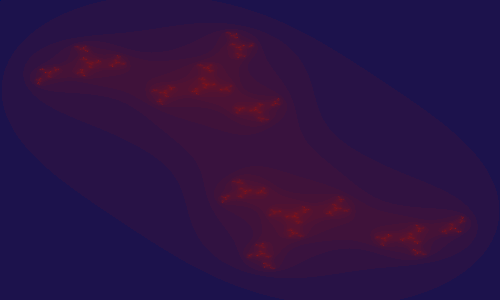
Frame 1 (no input)
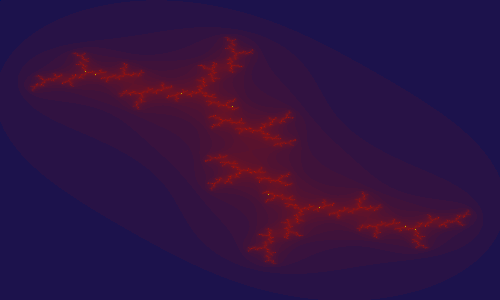
Frame 60 (the mouse pressed at the canvas centre just before this capture)
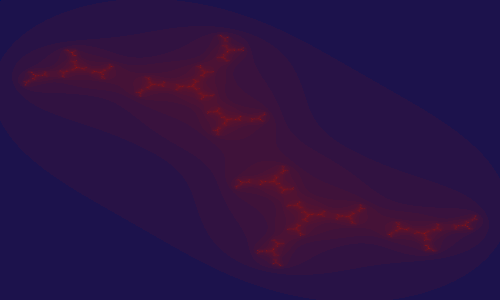
Frame 120 (the mouse held since frame 60 and released just before this capture)

The Processing sketch that drew these frames (run headless with seeded random() and noise(); from frame 60 on, the mouse is pressed at the canvas centre):

// Processing sketch: processing_84302
// ── processing_84302.pde

color bkColor = color(0,0,0);
int kk=0;
void setup() {  
  size( 500, 300);
  frameRate(30);
  background(bkColor);
  
}

void draw(){
float x, y, cre=0, cim=1;
int j = 0;
int k =0;
int period = 40;
float modsqr;
float x1, y1;
  kk++;
  
 cre = 0.0 + .1*cos(PI*kk/91);
 cim = 1+.1*sin(PI*kk/51);
//cre = cre + .0001* random(-500, 500);
//cim = cim+.0001*random(-500, 500);  
background(bkColor);
while( j <height+1){
for(int i=0; i<width; i++)  
  {   
      x = -1.5 + 3.0* i/width;
      y = 1.5 - 3.0* j/height;
      modsqr = x*x + y*y;
      stroke(255, 250, 0);
 		while ((k<period) && (modsqr<4.5)) {
			x1 = cre+(x*x-y*y);
                        y1 = 2*x*y + cim ;
			x = x1;
			y = y1;
			modsqr = x*x+y*y;
			k++;
		}
		 for(int ii=0; ii<period; ii++)  
      {   
        if (k==ii ) {
          //   stroke(colA[floor(k/2)]);
                  //  stroke(sqrt(ii)*40, sqrt(sqrt(ii))*100, 0.5*(200-sqrt(ii)*40));
         stroke(sqrt(ii)*40, 25, 0.5*(255-sqrt(ii)*40));
        }
      }
 
		k = 0;
       point(i,j); 
      //rect(kk+width/2 , kk+height/2, -kk+width/2 , -kk+height/2 );
      }
  j++;}

// fill(0);
//text("Elapsed time =   " + str(t2) + " secs", 10, 420);

//noLoop();
}





 
